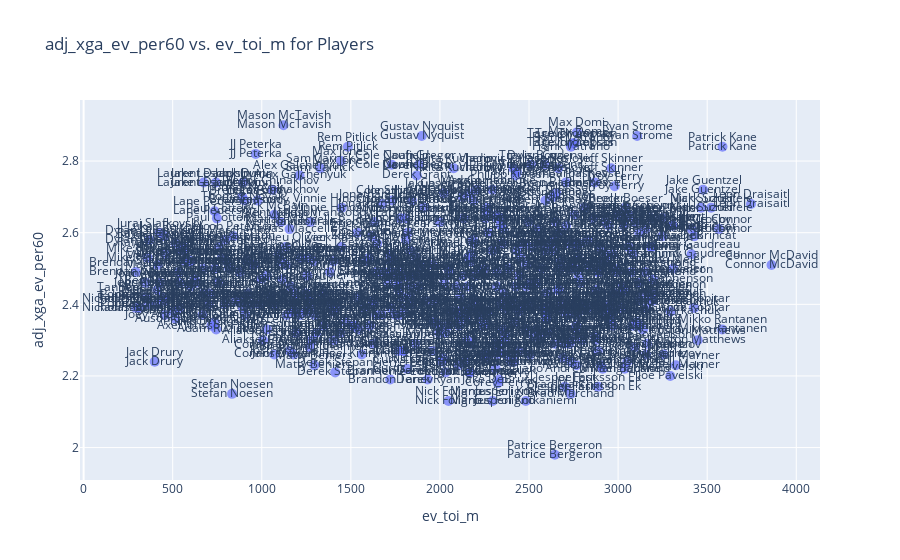

The code cell stored with this chart in its notebook:
### Code cell
import pandas as pd
import plotly.express as px

metric = 'adj_xga_ev_per60' 
toi = 'ev_toi_m'

df_viz = df
df_viz = df_viz.dropna(subset=[toi, metric])  # Drop rows with missing values in these columns

# Create an interactive scatter plot using Plotly
fig = px.scatter(df_viz, x=toi, y=metric, text='player_name', labels={toi: f'{toi}', metric: f'{metric}'},
                 title=f'{metric} vs. {toi} for Players')

# Customize the appearance
fig.update_traces(marker=dict(size=10, opacity=0.7))

# Add data labels for each point
fig.update_layout(annotations=[dict(x=df_viz[toi].iloc[i], 
                                    y=df_viz[metric].iloc[i], 
                                    text=df_viz['player_name'].iloc[i], 
                                    showarrow=False, 
                                    xanchor='center', 
                                    yanchor='bottom') for i in range(len(df_viz))])

# Show the interactive plot
fig.show()
